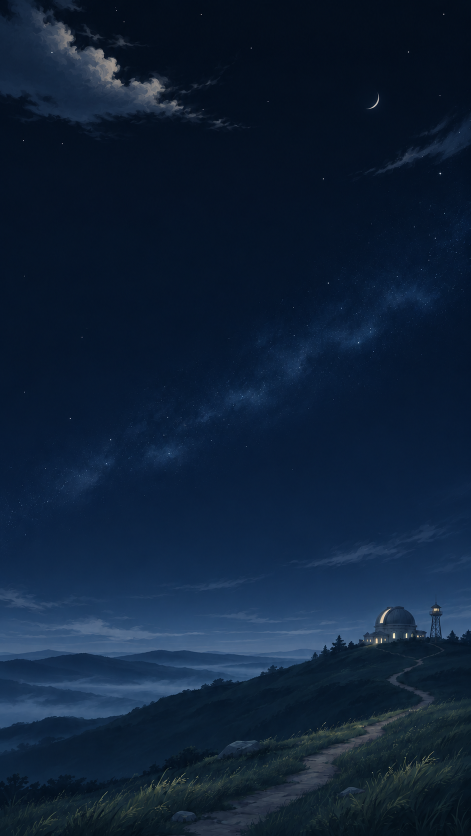
#> input picture artwork/moment/observatory.png, 941 x 1672 px (shown at 1/2 size)
$ python build-moment-mural.py
#> lines starting #> are read from the running program, lines starting #| are printed output that depends on the picture
"""Build twelve 3840px-wide web tiles from the approved observatory mural."""

from pathlib import Path

import cv2  # Requires opencv-contrib-python-headless for dnn_superres.
import numpy as np
from PIL import Image, ImageFilter


ROOT = Path(__file__).resolve().parents[1]
SOURCE = ROOT / "artwork" / "moment"
OUTPUT = ROOT / "public"
FILES = ["observatory.png", "hillside.png", "crystal-cavern.png"]
OVERLAP = 180
TILES_PER_SCENE = 4
TARGET_WIDTH = 3840


def main() -> None:
    scenes = [Image.open(SOURCE / name).convert("RGB") for name in FILES]
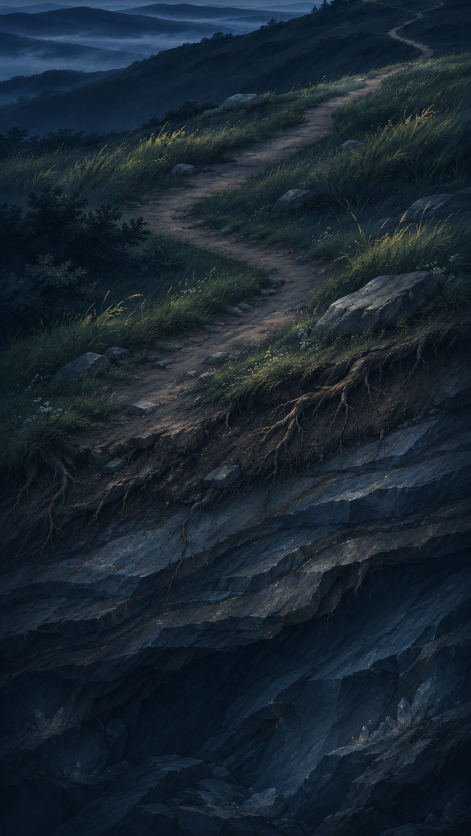
#> input picture artwork/moment/hillside.png, 941 x 1672 px (shown at 1/2 size)
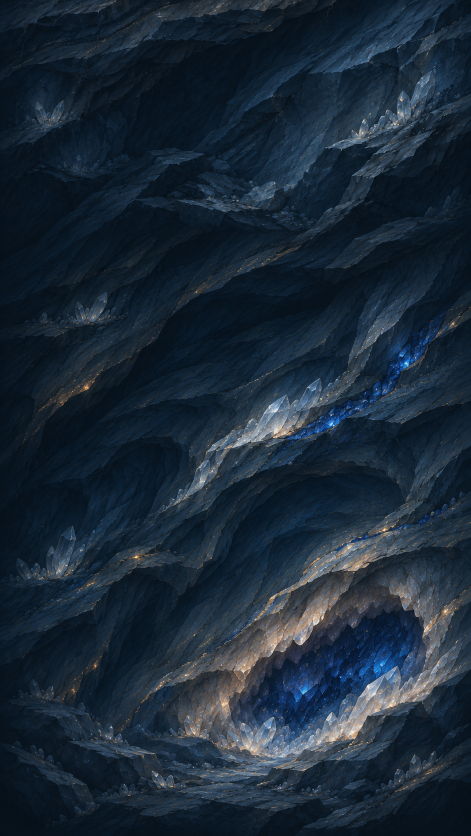
#> input picture artwork/moment/crystal-cavern.png, 941 x 1672 px (shown at 1/2 size)
#> scenes = 3 items
    width = scenes[0].width
#> width = 941
    assert all(scene.width == width for scene in scenes)
    height = sum(scene.height for scene in scenes) - OVERLAP * (len(scenes) - 1)
#> height = 4656
    mural = Image.new("RGB", (width, height))
#> mural: PIL image 941x4656 RGB; every value is 0

    top = 0
    for index, scene in enumerate(scenes):
        if index == 0:
            mural.paste(scene, (0, top))
        else:
            for row in range(OVERLAP):
                existing = mural.crop((0, top + row, width, top + row + 1))
                arriving = scene.crop((0, row, width, row + 1))
                blend = Image.blend(existing, arriving, (row + 1) / (OVERLAP + 1))
                mural.paste(blend, (0, top + row))
            mural.paste(scene.crop((0, OVERLAP, width, scene.height)), (0, top + OVERLAP))
        top += scene.height - OVERLAP
#> this loop made 3 passes
#> top on passes 1 to 3: 1492, 2984, 4476
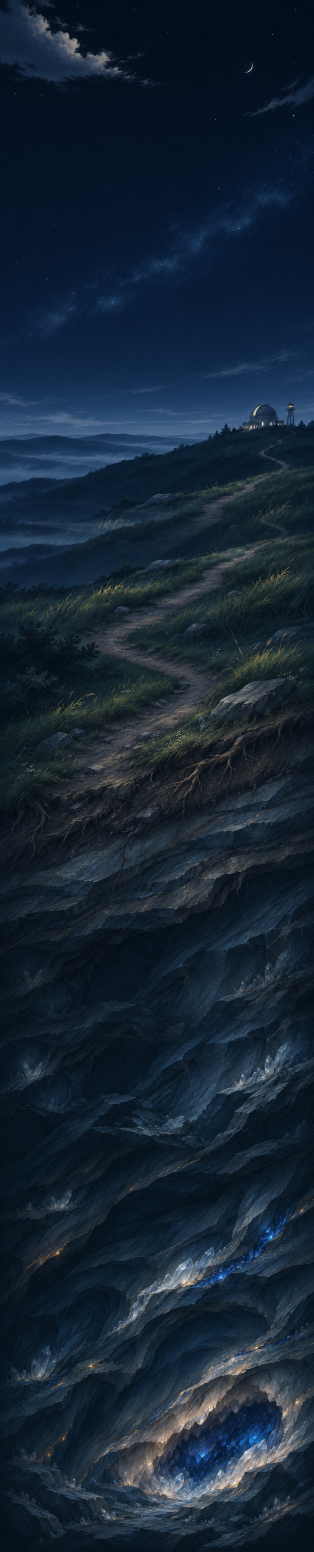
#> mural: PIL image 941x4656 RGB (shown at 1/3 size); mean R, G, B 22.6, 37.6, 53.3
#> after the loop, top = 4476

    # The trained FSRCNN model reconstructs detail across the entire mural before
    # cutting it. This keeps every boundary pixel identical between neighboring tiles.
    prepared = mural.resize((TARGET_WIDTH // 4, round(height * (TARGET_WIDTH // 4) / width)), Image.Resampling.LANCZOS)
    upscaler = cv2.dnn_superres.DnnSuperResImpl_create()
#> (the run stopped early here; a loop or call above may not have finished)
